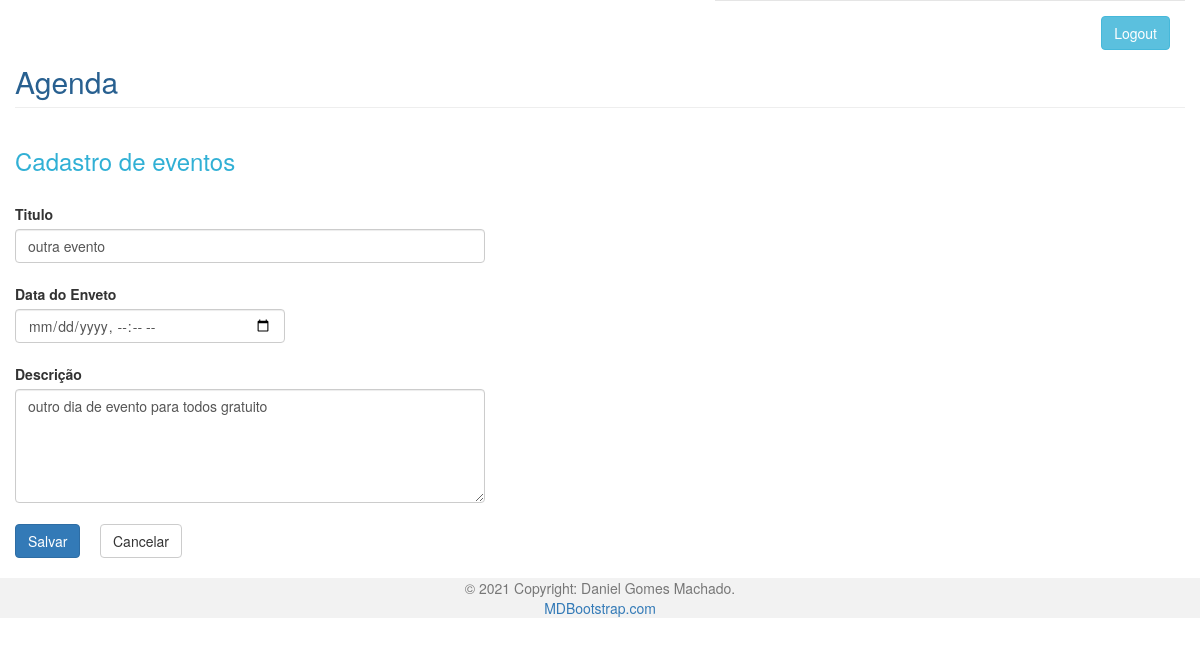
Page /agenda/evento/?id=34 (signed in) on the committed database.
### core/models.py (models this page shows, shortened)
class Evento(models.Model):
     titulo = models.CharField(max_length=100)
     descricao = models.TextField(blank=True, null=True)
     data_evento = models.DateTimeField(verbose_name='Data do Evento')
     data_criacao = models.DateTimeField(auto_now=True)
     usuario = models.ForeignKey(User, on_delete=models.CASCADE)
     class Meta:
         db_table = 'evento'
     def get_data_input_evento(self):
          return self.data_evento.strftime('%Y-%m-%dT %H:%M')

### core/views.py (the view)
# urls.py: path('agenda/evento/', views.evento),
@login_required(login_url='/login/')
def evento(request):
    id_evento = request.GET.get('id')
    dados = {}
    if id_evento:
        dados['evento'] = Evento.objects.get(id=id_evento)
    return render(request, 'agenda/evento.html', dados)

### templates/agenda/evento.html (shortened to what this page needs)
{% extends "agenda/model-page.html" %}
{% block content %}
    <div class="container-fluid">
       <h3 style="color: #31B0D5">Cadastro de eventos</h3>
    </div>
    <br>
<form action="submit" method="POST">{% csrf_token %}
   <div class="form-row">
       <div class="form-group col-md-5">
            <label for="inputTitulo">Titulo</label>
            <input type="text" class="form-control" name="titulo" id="inputTitulo" placeholder="Titulo" required
                   value="{{ evento.titulo }}">
       </div>
                   <br><br><br><br>
         <div class="form-group col-md-3">
            <label for="inputData"> Data do Enveto</label>
            <input type="datetime-local" required class="form-control"  id="inputData" name="data_evento"
                   value="{{ evento.get_data_input_evento }}">
         </div>
                   <br><br><br><br>
              <div class="form-group col-md-5">
                 <label for="inputDescricao">Descrição</label>
                 <br>
                <textarea name="descricao" class="form-control" id="inputDescricao" required rows="5" cols="25">{{ evento.descricao }}</textarea>
              </div>
                    <br><br><br><br><br><br><br><br>
                <div class="col-xs-3 col-sm-1">
                    <button type="submit" class="btn btn-primary">
                        <span>Salvar</span></button>
                 </div>
                        <a href="/" class="btn  btn-default">Cancelar</a>
    </div>
</form>
<br>
{% endblock %}

### rows in the picture
Evento: titulo "outra evento", descricao "outro dia de evento para todos gratuito"
